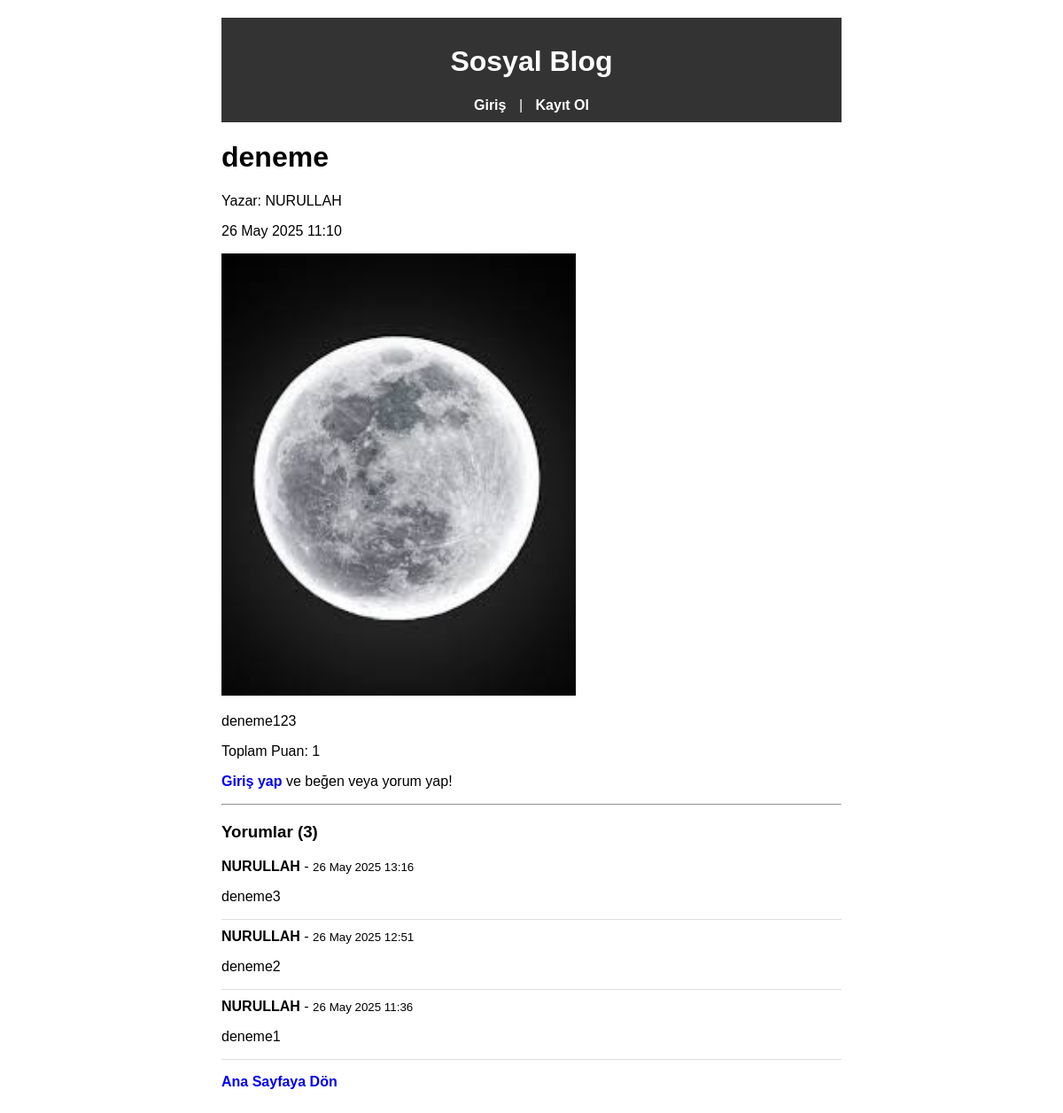
The app's page /post/1/ with its own data.
### blog/models.py (models this page shows, shortened)
class Post(models.Model):
    author = models.ForeignKey(User, on_delete=models.CASCADE, related_name='posts')
    title = models.CharField(max_length=200)
    content = models.TextField()
    image = models.ImageField(upload_to='post_images/', blank=True, null=True)
    created_at = models.DateTimeField(auto_now_add=True)

class Comment(models.Model):
    user = models.ForeignKey(User, on_delete=models.CASCADE)
    post = models.ForeignKey(Post, on_delete=models.CASCADE, related_name='comments')
    content = models.TextField()
    created_at = models.DateTimeField(auto_now_add=True)

### blog/views.py (the view)
# urls.py: path('post/<int:pk>/', views.post_detail, name='post_detail'),
def post_detail(request, pk):
    post = Post.objects.get(pk=pk)
    comments = post.comments.all().order_by('-created_at')
    score = post.likes.aggregate(total=Sum('vote'))['total'] or 0
    if request.method == 'POST':
        if not request.user.is_authenticated:
            return redirect('login')
        form = CommentForm(request.POST)
        if form.is_valid():
            comment = form.save(commit=False)
            comment.user = request.user
            comment.post = post
            comment.save()
            return redirect('post_detail', pk=pk)
    else:
        form = CommentForm()
    user_vote = None
    if request.user.is_authenticated:
        try:
            user_vote = Like.objects.get(user=request.user, post=post).vote
        except Like.DoesNotExist:
            user_vote = None
    context = {
        'post': post,
        'comments': comments,
        'form': form,
        'score': score,
        'user_vote': user_vote,
    }
    return render(request, 'blog/post_detail.html', context)

### blog/templates/blog/post_detail.html (shortened to what this page needs)
{% extends 'blog/base.html' %}
{% block content %}
<!DOCTYPE html>
<html>
<head>
</head>
<body>
    <h1>{{ post.title }}</h1>
    <p>Yazar: {{ post.author.username }}</p>
    <p>{{ post.created_at|date:"d M Y H:i" }}</p>
    {% if post.image %}
        <img src="{{ post.image.url }}" alt="Post resmi" width="400px">
    {% endif %}
    <p>{{ post.content }}</p>
    <p>Toplam Puan: {{ score }}</p>
    {% if user.is_authenticated %}
        <p>
            <a href="{% url 'like_post' post.pk 'like' %}" style="color: {% if user_vote == 1 %}green{% else %}black{% endif %};">👍 Beğen</a> |
            <a href="{% url 'like_post' post.pk 'dislike' %}" style="color: {% if user_vote == -1 %}red{% else %}black{% endif %};">👎 Beğenme</a>
        </p>
    {% else %}
        <p><a href="{% url 'login' %}">Giriş yap</a> ve beğen veya yorum yap!</p>
    {% endif %}
    <hr>
    <h3>Yorumlar ({{ comments.count }})</h3>
    {% if comments %}
        {% for comment in comments %}
            <div style="border-bottom:1px solid #ddd; margin-bottom:10px;">
                <b>{{ comment.user.username }}</b> - <small>{{ comment.created_at|date:"d M Y H:i" }}</small>
                <p>{{ comment.content }}</p>
            </div>
        {% endfor %}
    {% else %}
        <p>Henüz yorum yok.</p>
    {% endif %}
    <p><a href="{% url 'home' %}">Ana Sayfaya Dön</a></p>
</body>
</html>
{% endblock %}

### blog/templates/blog/base.html (style rules this page uses)
body { font-family: Arial, sans-serif; max-width: 800px; margin: auto; padding: 20px; }

### blog/templates/blog/post_detail.html (style rules this page uses)
body { font-family: Arial, sans-serif; max-width: 700px; margin: auto; padding: 20px; }
a { text-decoration: none; font-weight: bold; }

### records on screen
Post: title "deneme", author.username "NURULLAH", created_at "26 May 2025 11:10", image (picture), content "deneme123"
Comment: user.username "NURULLAH", created_at "26 May 2025 13:16", content "deneme3"
Comment: user.username "NURULLAH", created_at "26 May 2025 12:51", content "deneme2"
Comment: user.username "NURULLAH", created_at "26 May 2025 11:36", content "deneme1"

### other values on screen
{{ score }} "1"
{{ comments.count }} "3"
